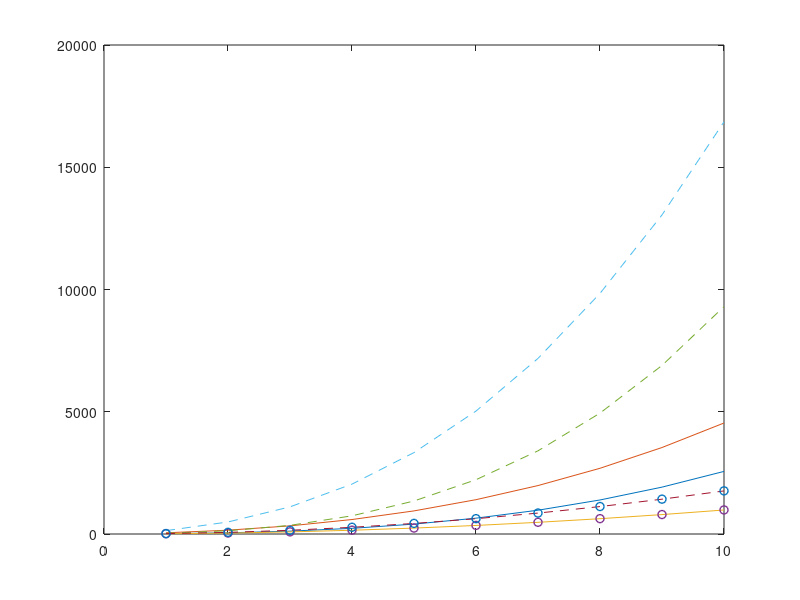

Recreate this plot in MATLAB.
clear all
Mt = [1:10]; % Tx antenna
N1 = 1; % iteration number for the power iteration method is set to 1
N2 = 10; % iteration number for the power iteration method is set to 10

%%%%%%%%%%%%%%%%%%%%%%%%%%%%%%%%%%%%%%%%%%%%%%%%%%%%%%%%%%%%%%%%%%%%%%%%%%%
Mr = Mt; % Rx antenna (case 1: Mt = Mr = Me)
Me = Mr; % eavesdropping antenna
TR1 = 2*Mt.*Mr.^2+2*Mt.*Mr+2*Mt.*Me+2*Mt+(2*N1-1)*Mr.^2+2*N1*Mr+2*Me; % TR complexity for N1
TR2 = 2*Mt.*Mr.^2+2*Mt.*Mr+2*Mt.*Me+2*Mt+(2*N2-1)*Mr.^2+2*N2*Mr+2*Me; % TR complexity for N2
ZF = 2*Mt.^2+4*Mt.*Mr+4*Mt.*Me-Mr-Me+2; % ZF complexity
MMSE = 2*Mt.^2+4*Mt.*Mr+4*Mt.*Me-Mr-Me+4; % MMSE complexity
plot(Mt,TR1,Mt,TR2,Mt,ZF,Mt,MMSE,'o','LineWidth',1); hold on % plot Complexity vs Mt

%%%%%%%%%%%%%%%%%%%%%%%%%%%%%%%%%%%%%%%%%%%%%%%%%%%%%%%%%%%%%%%%%%%%%%%%%%%
Mr = 2*Mt; % Rx antenna (case 2: Mr = Me = 2Mt)
Me = Mr; % eavesdropping antenna
TR1 = 2*Mt.*Mr.^2+2*Mt.*Mr+2*Mt.*Me+2*Mt+(2*N1-1)*Mr.^2+2*N1*Mr+2*Me; % TR complexity for N1
TR2 = 2*Mt.*Mr.^2+2*Mt.*Mr+2*Mt.*Me+2*Mt+(2*N2-1)*Mr.^2+2*N2*Mr+2*Me; % TR complexity for N2
ZF = 2*Mt.^2+4*Mt.*Mr+4*Mt.*Me-Mr-Me+2; % ZF complexity
MMSE = 2*Mt.^2+4*Mt.*Mr+4*Mt.*Me-Mr-Me+4; % MMSE complexity
plot(Mt,TR1,'--',Mt,TR2,'--',Mt,ZF,'--',Mt,MMSE,'o','LineWidth',1); % plot Complexity vs Mt